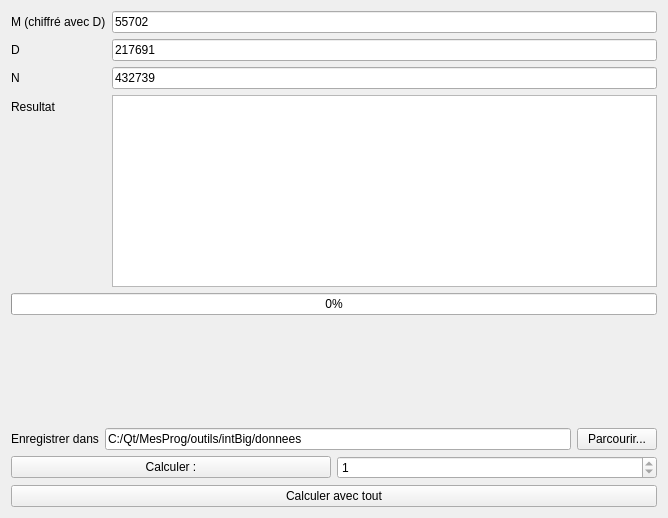
<?xml version="1.0" encoding="UTF-8"?>
<ui version="4.0">
 <class>fenetre</class>
 <widget class="QWidget" name="fenetre">
  <property name="geometry">
   <rect>
    <x>0</x>
    <y>0</y>
    <width>668</width>
    <height>518</height>
   </rect>
  </property>
  <property name="windowTitle">
   <string>Calculs avec intBig</string>
  </property>
  <layout class="QVBoxLayout" name="verticalLayout">
   <item>
    <layout class="QFormLayout" name="formLayout">
     <item row="0" column="0">
      <widget class="QLabel" name="label">
       <property name="text">
        <string>M (chiffré avec D)</string>
       </property>
      </widget>
     </item>
     <item row="0" column="1">
      <widget class="QLineEdit" name="intBig_M">
       <property name="text">
        <string>55702</string>
       </property>
      </widget>
     </item>
     <item row="1" column="0">
      <widget class="QLabel" name="label_2">
       <property name="text">
        <string>D</string>
       </property>
      </widget>
     </item>
     <item row="1" column="1">
      <widget class="QLineEdit" name="intBig_D">
       <property name="text">
        <string>217691</string>
       </property>
      </widget>
     </item>
     <item row="2" column="0">
      <widget class="QLabel" name="label_4">
       <property name="text">
        <string>N</string>
       </property>
      </widget>
     </item>
     <item row="2" column="1">
      <widget class="QLineEdit" name="intBig_N">
       <property name="text">
        <string>432739</string>
       </property>
      </widget>
     </item>
     <item row="3" column="0">
      <widget class="QLabel" name="label_5">
       <property name="text">
        <string>Resultat</string>
       </property>
      </widget>
     </item>
     <item row="3" column="1">
      <widget class="QTextEdit" name="te_resultat"/>
     </item>
    </layout>
   </item>
   <item>
    <widget class="QProgressBar" name="pb_chargement">
     <property name="value">
      <number>0</number>
     </property>
    </widget>
   </item>
   <item>
    <spacer name="verticalSpacer">
     <property name="orientation">
      <enum>Qt::Vertical</enum>
     </property>
     <property name="sizeHint" stdset="0">
      <size>
       <width>20</width>
       <height>40</height>
      </size>
     </property>
    </spacer>
   </item>
   <item>
    <layout class="QHBoxLayout" name="horizontalLayout_2">
     <item>
      <widget class="QLabel" name="label_7">
       <property name="text">
        <string>Enregistrer dans</string>
       </property>
      </widget>
     </item>
     <item>
      <widget class="QLineEdit" name="le_saveFile">
       <property name="text">
        <string>C:/Qt/MesProg/outils/intBig/donnees</string>
       </property>
      </widget>
     </item>
     <item>
      <widget class="QPushButton" name="bParcourir">
       <property name="text">
        <string>Parcourir...</string>
       </property>
      </widget>
     </item>
    </layout>
   </item>
   <item>
    <layout class="QHBoxLayout" name="horizontalLayout">
     <item>
      <widget class="QPushButton" name="bCalcOnly">
       <property name="text">
        <string>Calculer :</string>
       </property>
      </widget>
     </item>
     <item>
      <widget class="QSpinBox" name="sCalcOnly">
       <property name="minimum">
        <number>1</number>
       </property>
       <property name="maximum">
        <number>1</number>
       </property>
      </widget>
     </item>
    </layout>
   </item>
   <item>
    <widget class="QPushButton" name="bCalcAll">
     <property name="text">
      <string>Calculer avec tout</string>
     </property>
    </widget>
   </item>
  </layout>
 </widget>
 <resources/>
 <connections/>
</ui>
